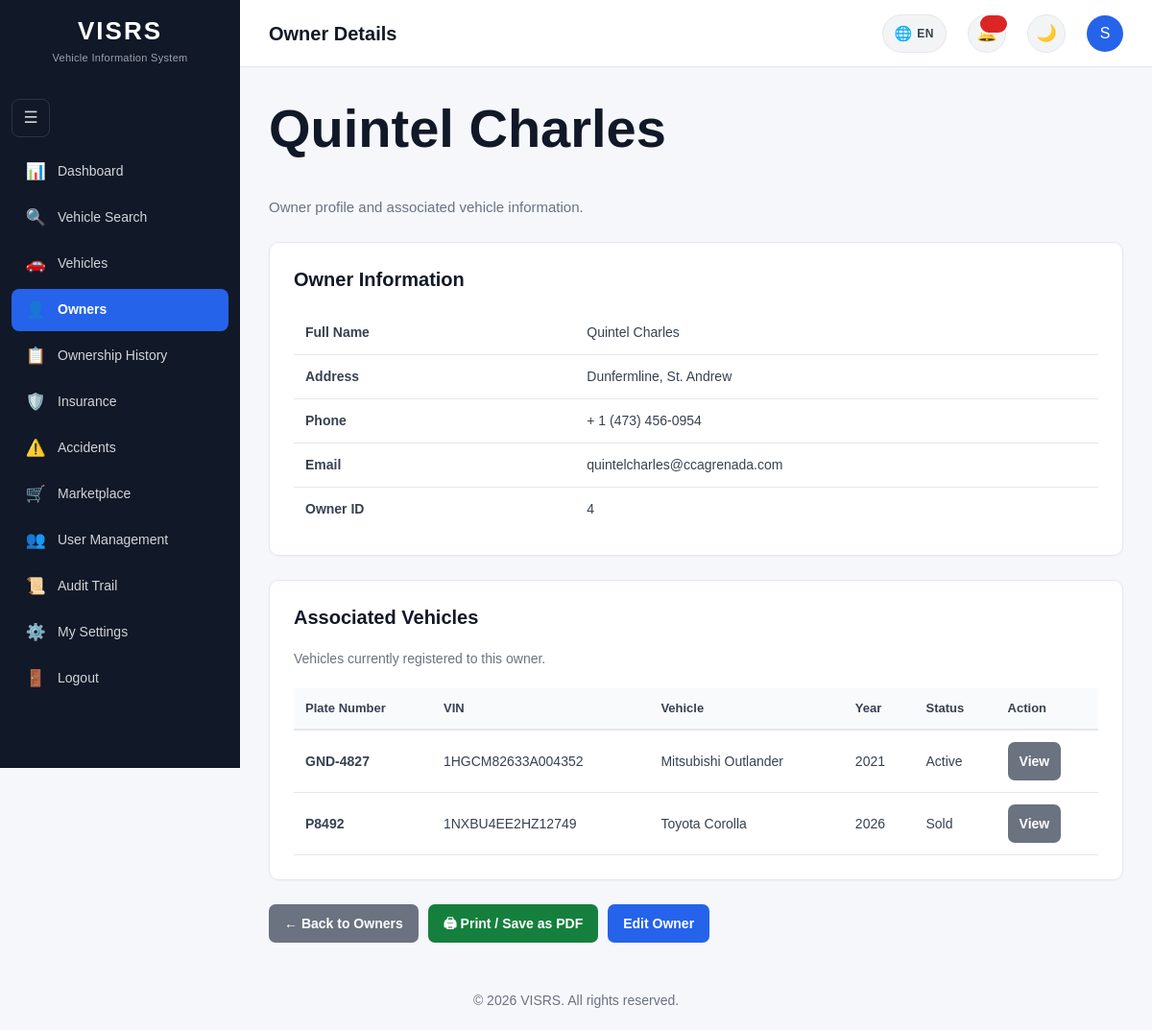
Screenshot of /owners/view.php?id=4 (signed in) with the database file from the repository.
### tables this page shows
CREATE TABLE `owners` (
  `OwnerID` int(11) NOT NULL,
  `FirstName` varchar(100) NOT NULL,
  `LastName` varchar(100) NOT NULL,
  `Address` varchar(255) DEFAULT NULL,
  `Phone` varchar(30) DEFAULT NULL,
  `Email` varchar(150) DEFAULT NULL,
  `CreatedAt` timestamp NOT NULL DEFAULT current_timestamp()
);

CREATE TABLE `vehicles` (
  `VehicleID` int(11) NOT NULL,
  `PlateNumber` varchar(20) NOT NULL,
  `VIN` varchar(50) NOT NULL,
  `OwnerID` int(11) NOT NULL,
  `SellerID` int(11) DEFAULT NULL,
  `Make` varchar(100) NOT NULL,
  `Model` varchar(100) NOT NULL,
  `VehicleYear` year(4) NOT NULL,
  `Mileage` int(10) UNSIGNED DEFAULT NULL,
  `LastServiceDate` date DEFAULT NULL,
  `OilChangeIntervalKm` int(10) UNSIGNED DEFAULT NULL,
  `LastOilChangeDate` date DEFAULT NULL,
  `LastOilChangeMileage` int(10) UNSIGNED DEFAULT NULL,
  `Color` varchar(50) DEFAULT NULL,
  `VehicleType` varchar(50) DEFAULT NULL,
  `EngineNumber` varchar(100) DEFAULT NULL,
  `RegistrationDate` date DEFAULT NULL,
  `Status` enum('Active','Inactive','Stolen','Sold') NOT NULL DEFAULT 'Active',
  `CreatedAt` timestamp NOT NULL DEFAULT current_timestamp()
);

### owners/view.php (the view, shortened to what this page needs)
<?php
require_once __DIR__ . "/../includes/database.php";
$ownerID = $_GET["id"] ?? "";
$ownerID = (int) $ownerID;
$stmt = $pdo->prepare("
    SELECT
        OwnerID,
        FirstName,
        LastName,
        Address,
        Phone,
        Email,
        CreatedAt
    FROM owners
    WHERE OwnerID = ?
    LIMIT 1
");
$stmt->execute([$ownerID]);
$owner = $stmt->fetch();
    ?>
    <?php
$stmt = $pdo->prepare("
    SELECT
        VehicleID,
        PlateNumber,
        VIN,
        Make,
        Model,
        VehicleYear,
        Color,
        VehicleType,
        Status
    FROM vehicles
    WHERE OwnerID = ?
    ORDER BY VehicleID DESC
");
$stmt->execute([$ownerID]);
$vehicles = $stmt->fetchAll();
$canManageOwners = in_array(
    $_SESSION["Role"] ?? "",
    ["Admin", "Police"],
    true
);
require_once "../includes/head.php";
?>
<body>
<div class="layout">
    <?php require_once __DIR__ . "/../includes/sidebar.php"; ?>
    <div class="main-content">
        <?php
        include __DIR__ . "/../includes/header.php";
        ?>
        <main class="content">
            <div class="page-title">
                <h1>
                    <?= htmlspecialchars(
                        $owner["FirstName"]
                    ) ?>
                    <?= htmlspecialchars(
                        $owner["LastName"]
                    ) ?>
                </h1>
                <p class="page-subtitle">
                    Owner profile and associated vehicle
                    information.
                </p>
            </div>
            <section class="card">
                <h2>
                    Owner Information
                </h2>
                <table
                    style="
                        width:100%;
                        border-collapse:collapse;
                        margin-top:15px;
                    "
                >
                    <tr
                        style="
                            border-bottom:1px solid #e5e7eb;
                        "
                    >
                        <td
                            style="
                                padding:12px;
                                font-weight:bold;
                                width:35%;
                            "
                        >
                            Full Name
                        </td>
                        <td style="padding:12px;">
                            <?= htmlspecialchars(
                                $owner["FirstName"]
                                . " "
                                . $owner["LastName"]
                            ) ?>
                        </td>
                    </tr>
                    <tr
                        style="
                            border-bottom:1px solid #e5e7eb;
                        "
                    >
                        <td
                            style="
                                padding:12px;
                                font-weight:bold;
                            "
                        >
                            Address
                        </td>
                        <td style="padding:12px;">
                            <?= htmlspecialchars(
                                $owner["Address"]
                                ?: "Not provided"
                            ) ?>
                        </td>
                    </tr>
                    <tr
                        style="
                            border-bottom:1px solid #e5e7eb;
                        "
                    >
                        <td
                            style="
                                padding:12px;
                                font-weight:bold;
                            "
                        >
                            Phone
                        </td>
                        <td style="padding:12px;">
                            <?= htmlspecialchars(
                                $owner["Phone"]
                                ?: "Not provided"
                            ) ?>
                        </td>
                    </tr>
                    <tr
                        style="
                            border-bottom:1px solid #e5e7eb;
                        "
                    >
                        <td
                            style="
                                padding:12px;
                                font-weight:bold;
                            "
                        >
                            Email
                        </td>
                        <td style="padding:12px;">
                            <?= htmlspecialchars(
                                $owner["Email"]
                                ?: "Not provided"
                            ) ?>
                        </td>
                    </tr>
                    <tr>
                        <td
                            style="
                                padding:12px;
                                font-weight:bold;
                            "
                        >
                            Owner ID
                        </td>
                        <td style="padding:12px;">
                            <?= htmlspecialchars(
                                $owner["OwnerID"]
                            ) ?>
                        </td>
                    </tr>
                </table>
            </section>
            <section
                class="card"
                style="margin-top:20px;"
            >
                <h2>
                    Associated Vehicles
                </h2>
                <p
                    style="
                        color:#6b7280;
                        margin-bottom:20px;
                    "
                >
                    Vehicles currently registered to this owner.
                </p>
                <?php if (count($vehicles) > 0): ?>
                    <div style="overflow-x:auto;">
                        <table
                            style="
                                width:100%;
                                border-collapse:collapse;
                            "
                        >
                            <thead>
                                <tr
                                    style="
                                        border-bottom:2px solid #e5e7eb;
                                        text-align:left;
                                    "
                                >
                                    <th style="padding:12px;">
                                        Plate Number
                                    </th>
                                    <th style="padding:12px;">
                                        VIN
                                    </th>
                                    <th style="padding:12px;">
                                        Vehicle
                                    </th>
                                    <th style="padding:12px;">
                                        Year
                                    </th>
                                    <th style="padding:12px;">
                                        Status
                                    </th>
                                    <th style="padding:12px;">
                                        Action
                                    </th>
                                </tr>
                            </thead>
                            <tbody>
                            <?php foreach ($vehicles as $vehicle): ?>
                                <tr
                                    style="
                                        border-bottom:1px solid #e5e7eb;
                                    "
                                >
                                    <td style="padding:12px;">
                                        <strong>
                                            <?= htmlspecialchars(
                                                $vehicle["PlateNumber"]
                                            ) ?>
                                        </strong>
                                    </td>
                                    <td style="padding:12px;">
                                        <?= htmlspecialchars(
                                            $vehicle["VIN"]
                                        ) ?>
                                    </td>
                                    <td style="padding:12px;">
                                        <?= htmlspecialchars(
                                            $vehicle["Make"]
                                        ) ?>
                                        <?= htmlspecialchars(
                                            $vehicle["Model"]
                                        ) ?>
                                    </td>
                                    <td style="padding:12px;">
                                        <?= htmlspecialchars(
                                            $vehicle["VehicleYear"]
                                        ) ?>
                                    </td>
                                    <td style="padding:12px;">
                                        <?= htmlspecialchars(
                                            $vehicle["Status"]
                                        ) ?>
                                    </td>
                                    <td style="padding:12px;">
                                        <a
                                            href="../vehicles/view.php?id=<?= (int) $vehicle["VehicleID"] ?>"
                                            class="button button-secondary"
                                            style="padding:8px 12px;"
                                        >
                                            View
                                        </a>
                                    </td>
                                </tr>
                            <?php endforeach; ?>
                            </tbody>
                        </table>
                    </div>
                <?php endif; ?>
            </section>
            <div
                style="
                    display:flex;
                    gap:10px;
                    margin-top:20px;
                    flex-wrap:wrap;
                "
            >
                <a
                    href="index.php"
                    class="button button-secondary"
                >
                    ← Back to Owners
                </a>
                <button
                    type="button"
                    onclick="window.print()"
                    class="button"
                    style="background:#15803d;"
                >
                    🖨 Print / Save as PDF
                </button>
                <?php if ($canManageOwners): ?>
                    <a
                        href="edit.php?id=<?= (int) $owner["OwnerID"] ?>"
                        class="button"
                    >
                        Edit Owner
                    </a>
                <?php endif; ?>
            </div>
        </main>
    </div>
</div>
<?php require_once __DIR__ . "/../includes/footer.php"; ?>

### css/print.css (style rules this page uses)
*, *::before, *::after { box-sizing: border-box; -webkit-print-color-adjust: exact; print-color-adjust: exact; }
.sidebar, .topbar, footer, .theme-toggle, .sidebar-toggle, .language-switcher, .profile-link, .user-info, .no-print, .button, button, input[type="submit"], .button-group, .sidebar-reopen { display: none !important; }
html, body { width: 100% !important; margin: 0 !important; padding: 0 !important; background: #ffffff !important; color: #000000 !important; font-size: 11pt; }
.layout, .main-content, .content { width: 100% !important; min-width: 0 !important; max-width: 100% !important; margin: 0 !important; padding: 0 !important; background: #ffffff !important; display: block !important; }
h1 { font-size: 22pt; color: #000000; margin: 0 0 4pt 0; page-break-after: avoid; }
h2 { font-size: 14pt; color: #000000; margin: 0 0 8pt 0; page-break-after: avoid; border-bottom: 1px solid #cccccc; padding-bottom: 4pt; }
p, td, li, div { color: #000000 !important; font-size: 10pt; line-height: 1.4; }
body::before { content: "VISRS — Vehicle Information System"; display: block; padding: 6pt 0 10pt 0; margin: 0 0 12pt 0; border-bottom: 2px solid #000000; font-size: 12pt; font-weight: 700; color: #000000; letter-spacing: 0.5pt; text-align: left; }
body::after { content: "Generated on " attr(data-print-date) " — VISRS"; display: block; margin-top: 20pt; padding-top: 8pt; border-top: 1px solid #cccccc; font-size: 9pt; color: #555555; text-align: center; }
.card, .stat-card, .detail-item { background: #ffffff !important; border: 1px solid #cccccc !important; border-radius: 0 !important; box-shadow: none !important; padding: 10pt !important; margin-bottom: 12pt !important; page-break-inside: avoid; }
table { width: 100% !important; border-collapse: collapse !important; margin: 8pt 0 !important; background: #ffffff !important; font-size: 9pt; }
th { background: #f0f0f0 !important; color: #000000 !important; border: 1px solid #999999 !important; padding: 5pt 6pt !important; font-size: 9pt; font-weight: 700; text-align: left; }
td { background: #ffffff !important; color: #000000 !important; border: 1px solid #cccccc !important; padding: 5pt 6pt !important; font-size: 9pt; vertical-align: top; }
a { color: #000000 !important; text-decoration: underline; }

### rows the page displays
owners: FirstName "Quintel", LastName "Charles", FirstName+LastName "Quintel Charles", Address "Dunfermline, St. Andrew", Phone "+ 1 (473) 456-0954", Email "quintelcharles@ccagrenada.com", OwnerID "4"
vehicles: PlateNumber "GND-4827", VIN "1HGCM82633A004352", Make "Mitsubishi", Model "Outlander", VehicleYear "2021", Status "Active"
vehicles: PlateNumber "P8492", VIN "1NXBU4EE2HZ12749", Make "Toyota", Model "Corolla", VehicleYear "2026", Status "Sold"

### other values shown
$pageTitle "Owner Details"
substr($headerFirstName, 0, 1) "S"
